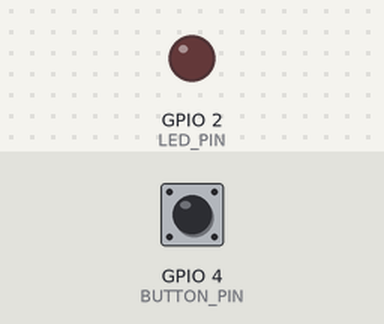
This program was run on a simulated ESP32. Shown: output pins drawn as LEDs (lit = HIGH). The inputs (shaded band) are chosen by the test bench; at power-on: GPIO 4 (BUTTON_PIN) HIGH.

Above: at 1.2 s.
1.3 s: GPIO 4 (BUTTON_PIN) pulled LOW for 0.15 s
At 1.37 s:
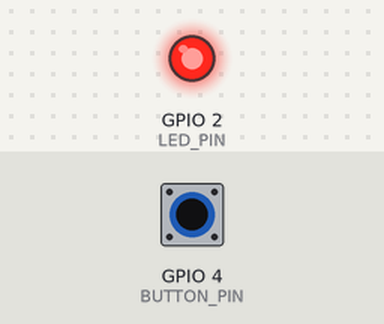
2.9 s: GPIO 4 (BUTTON_PIN) pulled LOW for 3.2 s
At 7.1 s:
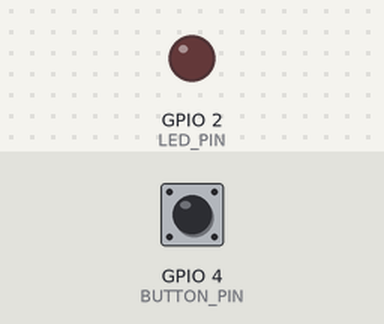
Timing chart, 0 to 8.6 s (numbered marks = the images above; inputs shaded):
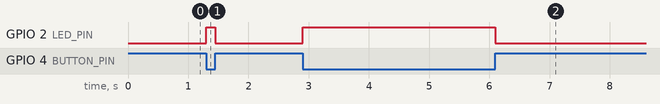

Measured:
- after the input at 1.3 s, GPIO 2 (LED_PIN): LOW → HIGH at once, → LOW 0.15 s later
- after the input at 2.9 s, GPIO 2 (LED_PIN): LOW → HIGH at once, → LOW 3.2 s later

The program:

main.cpp
```cpp
#include <Arduino.h>

#define LED_PIN 2
#define BUTTON_PIN 4

void setup() {
    pinMode(LED_PIN, OUTPUT);
    pinMode(BUTTON_PIN, INPUT_PULLUP);

    digitalWrite(LED_PIN, LOW);
}

void loop() {
    int buttonState = digitalRead(BUTTON_PIN);

    if (buttonState == LOW) {
        digitalWrite(LED_PIN, HIGH);
    } else {
        digitalWrite(LED_PIN, LOW);
    }
}
```
